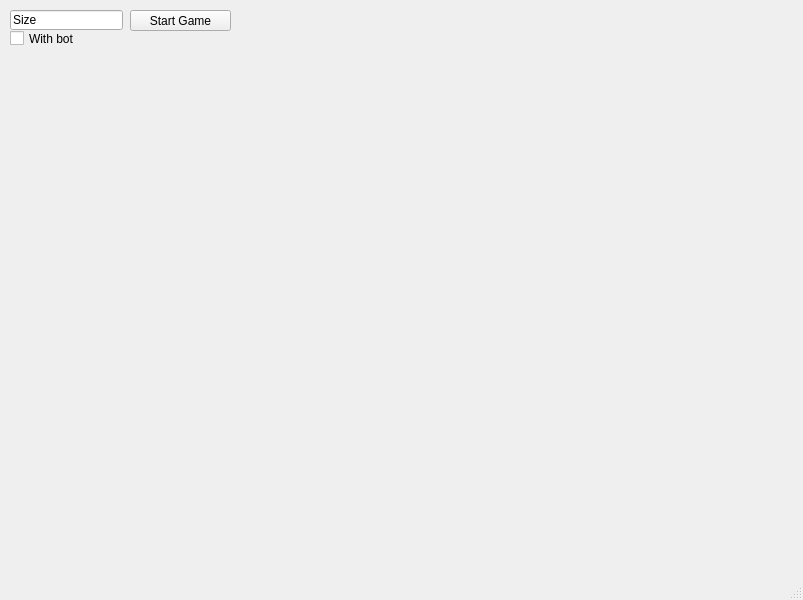
<?xml version="1.0" encoding="UTF-8"?>
<ui version="4.0">
 <class>ModelView</class>
 <widget class="QMainWindow" name="ModelView">
  <property name="geometry">
   <rect>
    <x>0</x>
    <y>0</y>
    <width>803</width>
    <height>600</height>
   </rect>
  </property>
  <property name="windowTitle">
   <string>ModelView</string>
  </property>
  <widget class="QWidget" name="centralwidget">
   <widget class="QLineEdit" name="lineEdit">
    <property name="geometry">
     <rect>
      <x>10</x>
      <y>10</y>
      <width>113</width>
      <height>20</height>
     </rect>
    </property>
    <property name="inputMask">
     <string/>
    </property>
    <property name="text">
     <string>Size</string>
    </property>
    <property name="maxLength">
     <number>32767</number>
    </property>
    <property name="cursorPosition">
     <number>0</number>
    </property>
   </widget>
   <widget class="QPushButton" name="startButton">
    <property name="geometry">
     <rect>
      <x>130</x>
      <y>10</y>
      <width>101</width>
      <height>21</height>
     </rect>
    </property>
    <property name="text">
     <string>Start Game</string>
    </property>
   </widget>
   <widget class="QWidget" name="verticalLayoutWidget">
    <property name="geometry">
     <rect>
      <x>10</x>
      <y>50</y>
      <width>781</width>
      <height>501</height>
     </rect>
    </property>
    <layout class="QVBoxLayout" name="Field"/>
   </widget>
   <widget class="QCheckBox" name="checkBoxBot">
    <property name="geometry">
     <rect>
      <x>10</x>
      <y>30</y>
      <width>70</width>
      <height>17</height>
     </rect>
    </property>
    <property name="text">
     <string>With bot</string>
    </property>
   </widget>
  </widget>
  <widget class="QMenuBar" name="menubar">
   <property name="geometry">
    <rect>
     <x>0</x>
     <y>0</y>
     <width>803</width>
     <height>21</height>
    </rect>
   </property>
  </widget>
  <widget class="QStatusBar" name="statusbar"/>
 </widget>
 <resources/>
 <connections/>
</ui>
